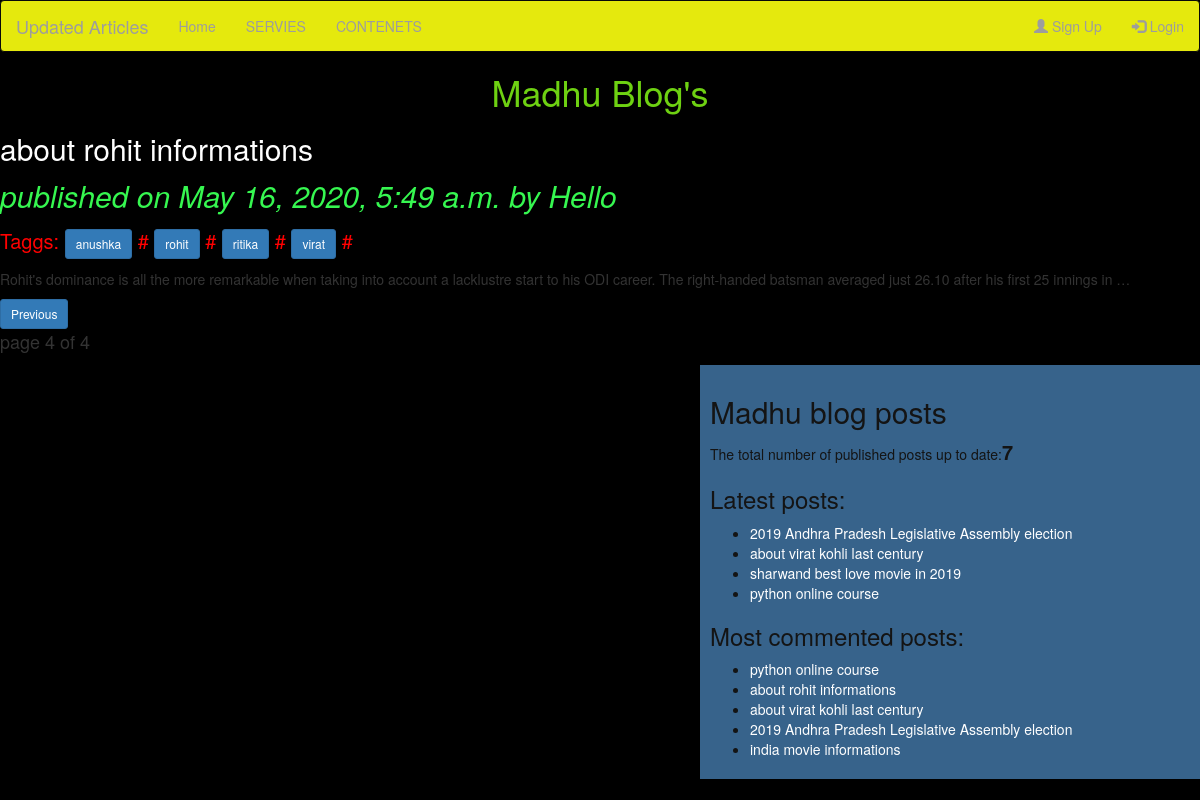
/?page=4, run on the app's committed database.
### blog/models.py (models this page shows, shortened)
class Post(models.Model):
    STATUS_CHOICES=(('draft','Draft'),('published','Published'))
    title=models.CharField(max_length=256)
    slug=models.SlugField(max_length=264,unique_for_date='publish')
    author=models.ForeignKey(User, related_name='blog_posts', on_delete=models.CASCADE)
    body=models.TextField()
    publish=models.DateTimeField(default=timezone.now)
    created=models.DateTimeField(auto_now_add=True)
    updated=models.DateTimeField(auto_now=True)
    status=models.CharField(max_length=10,choices=STATUS_CHOICES,default='draft')
    objects=CustomManager()
    tags=TaggableManager()
    class Meta:
        ordering=('-publish',)
    def get_absolute_url(self):
            return reverse('post_detail', args = [self.publish.year , self.publish.strftime('%m'), self.publish.strftime('%d'),self.slug])

### blog/views.py (the view)
# urls.py: path('',views.post_list),
def post_list(request,tag_slug=None):
    post_list=Post.objects.all()
    tag=None
    if tag_slug:
        tag=get_object_or_404(Tag,slug=tag_slug)
        post_list=post_list.filter(tags__in=[tag])
    paginator=Paginator(post_list,2)
    page_num=request.GET.get('page')
    try:
        post_list=paginator.page(page_num)
    except PageNotAnInteger:
        post_list=paginator.page(1)
    except EmptyPage:
        post_detail=paginator.page(paginator.num_pages)
    return render(request,'test/post_list.html',{'post_list':post_list,'tag':tag})

### blog/models.py (called while the page is built)
    def get_queryset(self):
        return super().get_queryset().filter(status="published")

### blog/templatetags/blog_tags.py (called while the page is built)
@register.simple_tag(name='my_tag')
def total_count():
    return Post.objects.count()

@register.inclusion_tag('test/latest_posts123.html')
def show_latest_posts(count=3):
    latest_posts=Post.objects.order_by('-publish')[:count]
    return {'latest_posts':latest_posts}

@register.simple_tag()
def get_most_comment_posts(count=5):
     return Post.objects.annotate(total_comments=Count('comments')).order_by('-total_comments')[:count]

### templates/test/post_list.html (shortened to what this page needs)
{%extends 'test/base.html'%}
      {%block contain%}
      <h1 class="madhublog">Madhu Blog's</h1>
          {% for post in post_list %}
            <a href="{{post.get_absolute_url}}"><h2>{{post.title}}</h2></a>
            <p id="date">published on {{post.publish}} by {{post.author|title}}</p>
            <p id="tags">Taggs:
                {%for tag in post.tags.all%}
                <a href="{% url 'post_list_by_tag_name' tag.slug %}" class="btn btn-primary btn-sm">{{tag.name}}</a>
                {%if not forloop.last%}{%endif%}#
                {%endfor%}
            </p>
            <p id="linebreaks">{{post.body|truncatewords:30|linebreaks}}</p>
          {%endfor%}
          {% include 'test/pagination.html' with page=post_list %}
      {%endblock%}

### templates/test/base.html (shortened to what this page needs)
<!DOCTYPE html>
{% load blog_tags%}
{%load static%}
<html lang="en" dir="ltr">
  <head>
    <link rel="stylesheet" href="https://stackpath.bootstrapcdn.com/bootstrap/3.4.1/css/bootstrap.min.css">
  </head>
  <link rel="stylesheet" href="{% static "css/blog.css"%}">
  <body>
    <nav class="navbar navbar-inverse">
  <div class="container-fluid">
    <div class="navbar-header">
      <a class="navbar-brand" href="#">Updated Articles</a>
    </div>
    <ul class="nav navbar-nav" style="color: rgb(162, 0, 255);">
      <li><a href="#">Home</a></li>
      <li><a href="#">SERVIES</a></li>
      <li><a href="#">CONTENETS</a></li>
    </ul>
    <ul class="nav navbar-nav navbar-right">
      <li><a href="#"><span class="glyphicon glyphicon-user"></span> Sign Up</a></li>
      <li><a href="#"><span class="glyphicon glyphicon-log-in"></span> Login</a></li>
    </ul>
  </div>
</nav>
    <div class="content">
      {%block contain%}
      {%endblock%}
    </div>
    <div class="sidebar">
      <h2>Madhu blog posts</h2>
      <p>The total number of published posts up to date:<span id="pnayy">{% my_tag %}</span></p>
      <h3>Latest posts:</h3>{%show_latest_posts 4%}
      <h3>Most commented posts:</h3>
      {%get_most_comment_posts as most_comment_posts%}
      <ul>
        {%for post in most_comment_posts%}
        <li><a href="{{post.get_absolute_url}}">{{post.title}}</a></li>
        {%endfor%}
      </ul>
    </div>
  </body>
</html>

### templates/test/latest_posts123.html
<ul>
  {%for post in latest_posts%}
  <li><a href="{{post.get_absolute_url}}">{{post.title}}</a></li>
  {%endfor%}
</ul>

### static/css/blog.css (style rules this page uses)
body { background: #000; }
.navbar { background: rgb(229, 233, 13); }
.sidebar { width: 500px; padding: 10px; float: right; background: rgb(55, 99, 139); color:rgb(20, 20, 20); }
h1 { color: #07f523; text-align: center; }
#date { color:#36f750; font-size: 30px; font-style: italic; }
#tags { color: red; font-size: 20px; }
a { color:white; }
.madhublog { color: #6ed112; }
#linebreaks { color:#1dc471; font-size: 25px; }
#pnayy { font-size: 20px; font-weight: bold; }

### data on the page
Post: title "about rohit informations", publish "May 16, 2020, 5:49 a.m.", author "Hello", body "Rohit's dominance is all the more remarkable when taking into account a lacklustre start to his ODI career. The right-handed batsman averaged just 26.10 after his first 25 innings in …"
Tag: name "anushka"
Tag: name "rohit"
Tag: name "ritika"
Tag: name "virat"
Post: title "2019 Andhra Pradesh Legislative Assembly election"
Post: title "about virat kohli last century"
Post: title "sharwand best love movie in 2019"
Post: title "python online course"
Post: title "india movie informations"

### other printed values
{{ page.number }} "4"
{{ page.paginator.num_pages }} "4"
